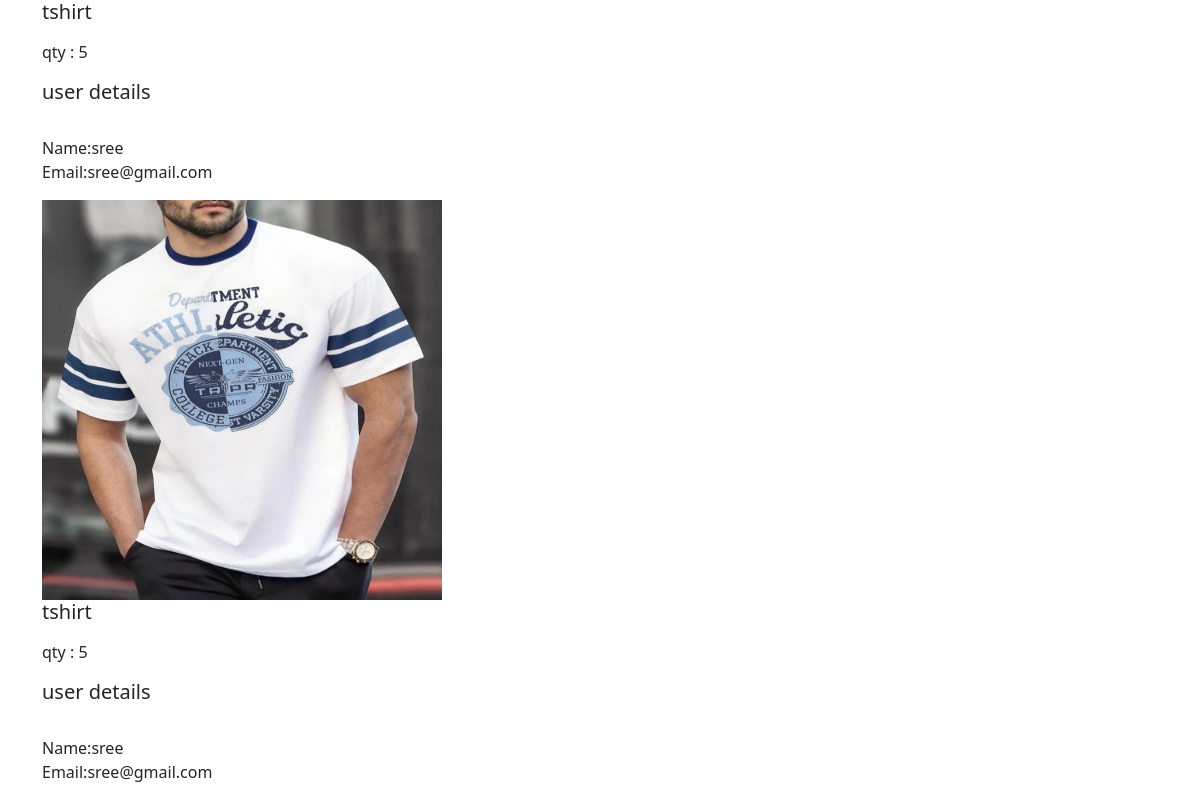
Before: /bookings (upper part) with the older database file.
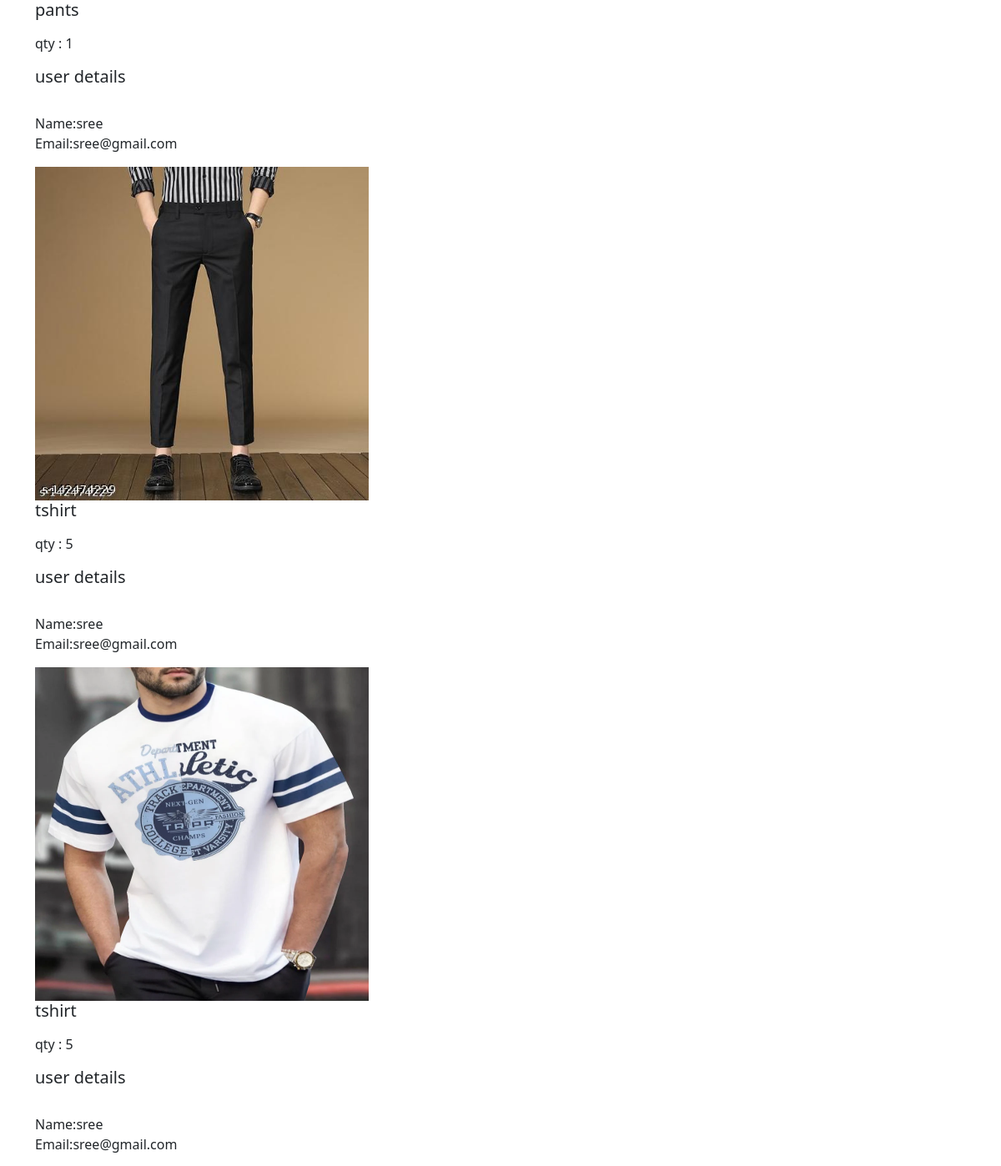
After: the same page with the newer database file.
### app/models.py (models this page shows)
class Buy(models.Model):
    product=models.ForeignKey(product,on_delete=models.CASCADE)
    user=models.ForeignKey(User,on_delete=models.CASCADE)
    qty=models.IntegerField()
    t_price=models.IntegerField()
    date=models.DateField(auto_now_add=True)

class product(models.Model):
    pid=models.TextField()
    name=models.TextField()
    dis=models.TextField()
    price=models.IntegerField()
    offer_price=models.IntegerField()
    stock=models.IntegerField()
    img=models.FileField()

### app/views.py (the view)
# urls.py: path('bookings',views.bookings),
def bookings(req):
    booking=Buy.objects.all()[::-1]
    return render(req,'shop/bookings.html',{'bookings':booking})

### templates/shop/bookings.html (shortened to what this page needs)
<!DOCTYPE html>
<html lang="en">
<head>
    <link href="https://cdn.jsdelivr.net/npm/bootstrap@5.3.3/dist/css/bootstrap.min.css" rel="stylesheet">
</head>
<body>
    <div class="container">
        <div class="row">
            {% for i in bookings %}
                <div class="col-lg-12">
                    <h5>{{i.product.name}}</h5>
                    <p>qty : {{i.qty}}</p>
                    <p><h5>user details</h5> <br>
                        Name:{{i.user.first_name}}<br>
                        Email:{{i.user.email}}<br>
                    </p>
                    <img src="{{i.product.img.url}}" style="width: 400px;height: 400px;" alt="">
                </div>
            {% endfor %}
        </div>
    </div>
</body>
</html>

Changed rows visible on the page:
added Buy: product.name "pants", qty "1", user.first_name "sree", user.email "sree@gmail.com", product.img (picture)
